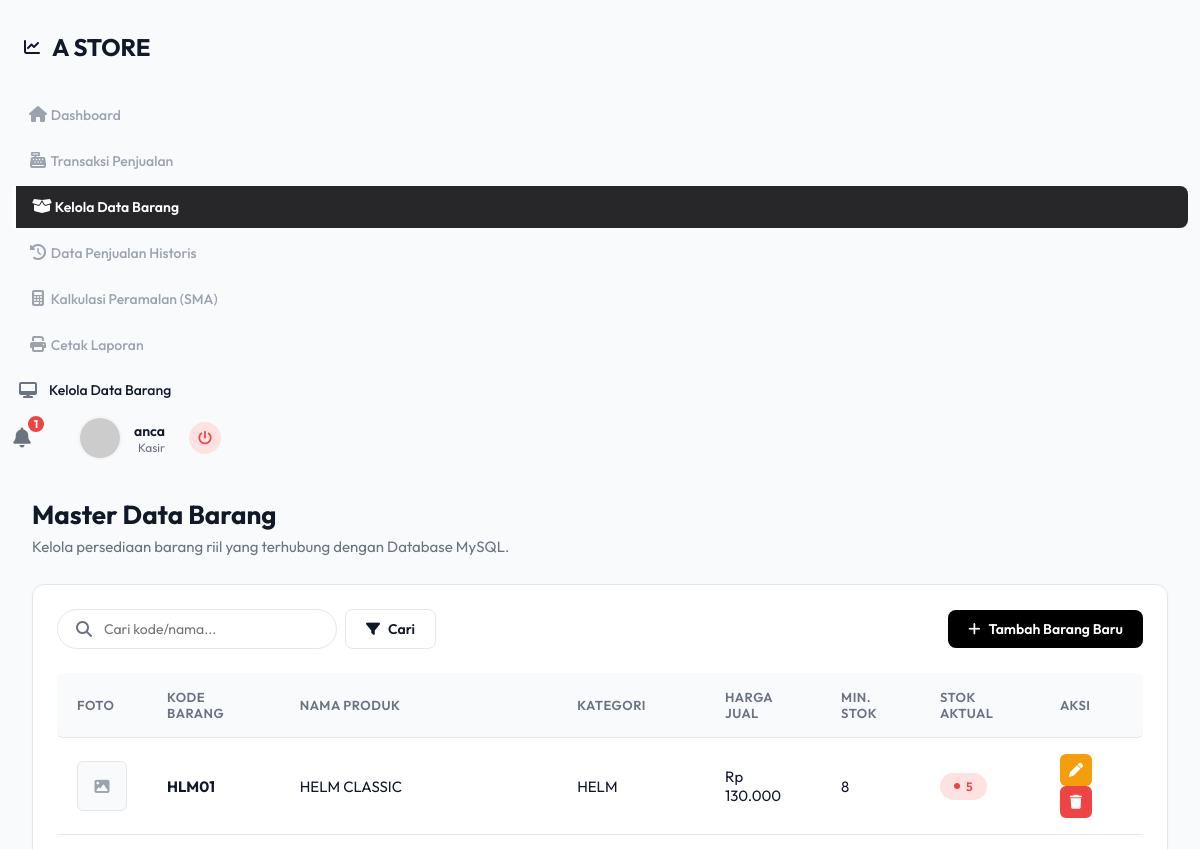
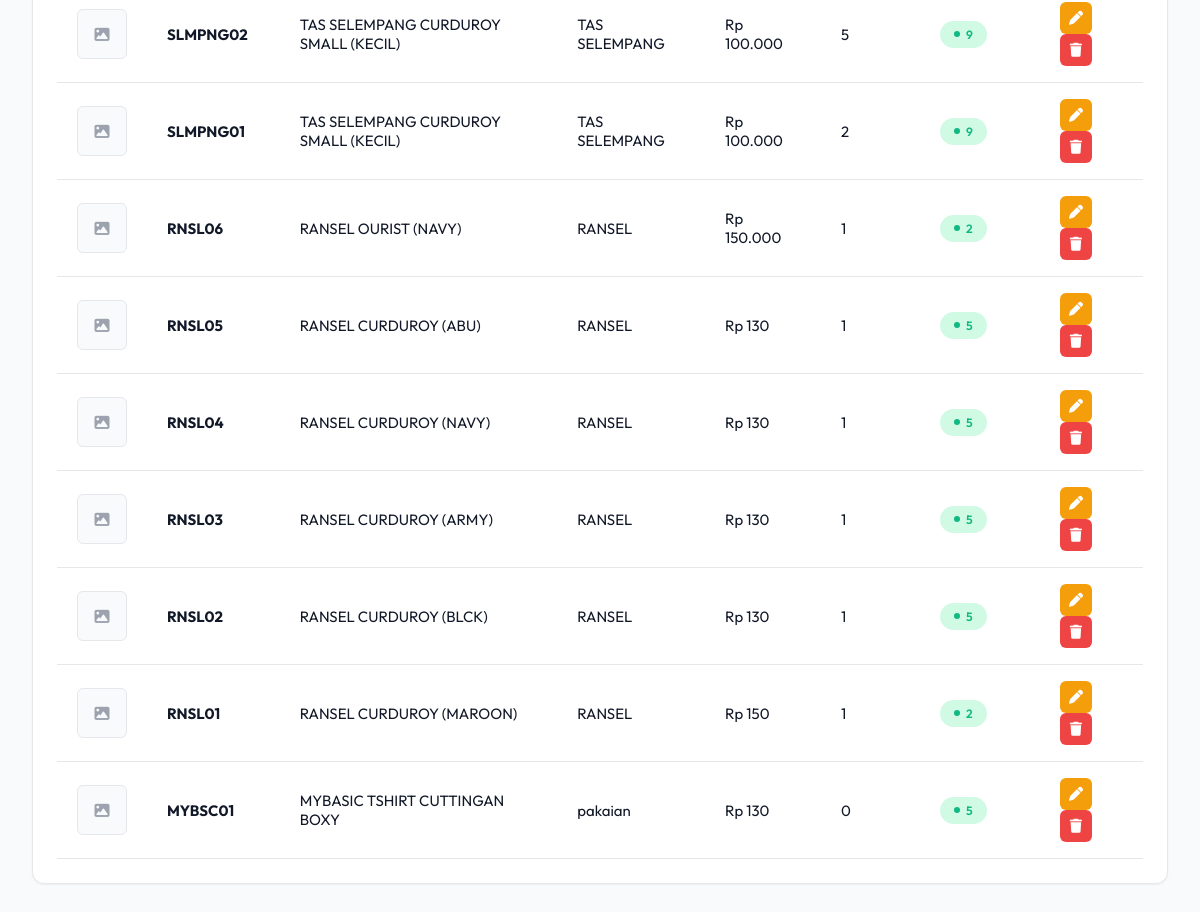
The app's page /kelola_barang.php (signed in) with its own data (2 pictures, top to bottom).
### tables this page shows
CREATE TABLE `tbl_barang` (

  `id_barang` int(11) NOT NULL,

  `kode_barang` varchar(20) NOT NULL,

  `nama_produk` varchar(100) NOT NULL,

  `kategori` varchar(50) NOT NULL,

  `harga_beli` int(11) NOT NULL DEFAULT 0,

  `harga_jual` int(11) NOT NULL DEFAULT 0,

  `stok_min` int(11) NOT NULL,

  `satuan` varchar(20) DEFAULT 'Pcs',

  `deskripsi` text DEFAULT NULL,

  `stok_aktual` int(11) NOT NULL,

  `foto_barang` varchar(255) DEFAULT NULL

);

### config.php (called while the page is built, shortened)
<?php
function get_query($conn, $query) {
    $result = $conn->query($query);
    return $result;
}
?>

### kelola_barang.php (the view, shortened to what this page needs)
<?php
include 'config.php';
$pageTitle = "Kelola Data Barang";
?>
<!DOCTYPE html>
<html lang="id">
<head>
    <link rel="stylesheet" href="https://cdnjs.cloudflare.com/ajax/libs/font-awesome/6.4.0/css/all.min.css">
    <link rel="stylesheet" href="assets/css/sweetalert2.min.css">
    <link rel="stylesheet" href="assets/css/style.css">
</head>
<body>
    <div class="layout-wrapper">
        <?php include 'includes/sidebar.php'; ?>
        <div class="main-content">
            <?php include 'includes/topbar.php'; ?>
            <main class="dashboard-content">
                <div class="page-header">
                    <h2>Master Data Barang</h2>
                    <p>Kelola persediaan barang riil yang terhubung dengan Database MySQL.</p>
                </div>
                <div class="chart-card">
                    <div class="action-bar">
                        <form action="" method="GET" style="display:flex;">
                            <div class="search-bar" style="background:#fff; border:1px solid var(--border-color); width:280px; margin-bottom:0;">
                                <i class="fa-solid fa-search"></i>
                                <input type="text" name="cari" placeholder="Cari kode/nama..." value="<?= isset($_GET['cari']) ? htmlspecialchars($_GET['cari']) : '' ?>">
                            </div>
                            <button type="submit" class="btn btn-outline" style="margin-left:8px;"><i class="fa-solid fa-filter"></i> Cari</button>
                        </form>
                        <div class="action-buttons">
                            <button class="btn btn-primary" onclick="openModal('modalTambah')"><i class="fa-solid fa-plus"></i> Tambah Barang Baru</button>
                        </div>
                    </div>
                    <div class="table-responsive">
                        <table class="data-table">
                            <thead>
                                <tr>
                                    <th>Foto</th>
                                    <th>Kode Barang</th>
                                    <th>Nama Produk</th>
                                    <th>Kategori</th>
                                    <th>Harga Jual</th>
                                    <th>Min. Stok</th>
                                    <th>Stok Aktual</th>
                                    <th>Aksi</th>
                                </tr>
                            </thead>
                            <tbody>
                                <?php
                                $sql = "SELECT * FROM tbl_barang";
                                $sql .= " ORDER BY id_barang DESC";
                                $query = get_query($conn, $sql);
                                if($query->num_rows > 0):
                                    while($row = $query->fetch_assoc()):
                                        $statusStok = ($row['stok_aktual'] <= $row['stok_min']) ? 'status-danger' : 'status-good';
                                ?>
                                <tr>
                                    <td>
                                        <?php if($row['foto_barang'] && file_exists('assets/img/barang/'.$row['foto_barang'])): ?>
                                            <img src="assets/img/barang/<?= $row['foto_barang'] ?>" alt="Foto" style="width: 50px; height: 50px; object-fit: cover; border-radius: 6px; border: 1px solid var(--border-color);">
                                        <?php else: ?>
                                            <div style="width: 50px; height: 50px; background: var(--bg-body); border-radius: 6px; display: flex; align-items: center; justify-content: center; color: var(--text-light); border: 1px solid var(--border-color);">
                                                <i class="fa-solid fa-image"></i>
                                            </div>
                                        <?php endif; ?>
                                    </td>
                                    <td><strong><?= $row['kode_barang'] ?></strong></td>
                                    <td><?= $row['nama_produk'] ?></td>
                                    <td><?= $row['kategori'] ?></td>
                                    <td>Rp <?= number_format($row['harga_jual'],0,',','.') ?></td>
                                    <td><?= $row['stok_min'] ?></td>
                                    <td><span class="status <?= $statusStok ?>"><?= $row['stok_aktual'] ?></span></td>
                                    <td>
                                        <button class="btn-action-icon btn-edit" onclick="editData(<?= htmlspecialchars(json_encode($row)) ?>)" title="Edit Data"><i class="fa-solid fa-pen"></i></button>
                                        <form action="action_barang.php" method="POST" style="display:inline;" onsubmit="return confirmDeleteForm(event, this, 'Yakin ingin menghapus barang <?= htmlspecialchars($row['nama_produk'], ENT_QUOTES) ?>?');">
                                            <button type="submit" class="btn-action-icon btn-delete" title="Hapus"><i class="fa-solid fa-trash"></i></button>
                                        </form>
                                    </td>
                                </tr>
                                <?php
                                    endwhile;
                                else:
                                ?>
                                <tr><td colspan="8" style="text-align:center; padding:30px; color:var(--text-muted)">Tidak ada data barang ditemukan.</td></tr>
                                <?php endif; ?>
                            </tbody>
                        </table>
                    </div>
                </div>
            </main>
        </div>
    </div>
</body>
</html>

### includes/sidebar.php
<?php
$currentPage = basename($_SERVER['PHP_SELF']);
?>
<aside class="sidebar">
    <div class="sidebar-header">
        <i class="fa-solid fa-chart-line logo-icon"></i>
        <h1 class="logo-text">A STORE</h1>
    </div>
    <nav class="sidebar-nav">
        <ul class="nav-links">
            <li class="nav-item <?= ($currentPage == 'index.php') ? 'active' : ''; ?>">
                <a href="index.php" class="nav-link">
                    <i class="fa-solid fa-house"></i>
                    <span>Dashboard</span>
                </a>
            </li>
            <li class="nav-item <?= ($currentPage == 'penjualan.php') ? 'active' : ''; ?>">
                <a href="penjualan.php" class="nav-link">
                    <i class="fa-solid fa-cash-register"></i>
                    <span>Transaksi Penjualan</span>
                </a>
            </li>
            <li class="nav-item <?= ($currentPage == 'kelola_barang.php') ? 'active' : ''; ?>">
                <a href="kelola_barang.php" class="nav-link">
                    <i class="fa-solid fa-box-open"></i>
                    <span>Kelola Data Barang</span>
                </a>
            </li>
            <li class="nav-item <?= ($currentPage == 'historis_penjualan.php') ? 'active' : ''; ?>">
                <a href="historis_penjualan.php" class="nav-link">
                    <i class="fa-solid fa-clock-rotate-left"></i>
                    <span>Data Penjualan Historis</span>
                </a>
            </li>
            <li class="nav-item <?= ($currentPage == 'kalkulasi_sma.php') ? 'active' : ''; ?>">
                <a href="kalkulasi_sma.php" class="nav-link">
                    <i class="fa-solid fa-calculator"></i>
                    <span>Kalkulasi Peramalan (SMA)</span>
                </a>
            </li>
            <li class="nav-item <?= ($currentPage == 'laporan.php') ? 'active' : ''; ?>">
                <a href="laporan.php" class="nav-link">
                    <i class="fa-solid fa-print"></i>
                    <span>Cetak Laporan</span>
                </a>
            </li>
        </ul>
    </nav>
</aside>

### includes/topbar.php (shortened to what this page needs)
<header class="topbar">
    <div class="search-bar">
        <i class="fa-solid fa-desktop"></i>
        <input type="text" value="<?= isset($pageTitle) ? $pageTitle : 'Sistem Business Intelligence A STORE'; ?>" disabled style="background:transparent; color:var(--text-main); font-weight:500;">
    </div>
    <div class="user-controls">
        <div class="notification-trigger">
            <i class="fa-solid fa-bell"></i>
            <?php
            include_once 'config.php';
            $cekKritis = get_query($conn, "SELECT COUNT(*) as jml FROM tbl_barang WHERE stok_aktual <= stok_min");
            $dataKritis = $cekKritis->fetch_assoc();
            if ($dataKritis['jml'] > 0):
            ?>
                <span class="badge pulse-animation"><?= $dataKritis['jml'] ?></span>
            <?php endif; ?>
        </div>
        <div class="user-profile">
            <?php
            $namaUser  = isset($_SESSION['nama_lengkap']) ? $_SESSION['nama_lengkap'] : 'Admin Store';
            $roleUser  = isset($_SESSION['role'])         ? $_SESSION['role']          : 'Administrator BI';
            $fotoProfil = $_SESSION['foto_profil'] ?? null;
            $avatarDoc  = __DIR__ . '/../assets/img/profil/' . $fotoProfil;
            if ($fotoProfil && file_exists($avatarDoc)) {
                $avatarUrl = 'assets/img/profil/' . htmlspecialchars($fotoProfil);
            } else {
                $avatarUrl = "https://ui-avatars.com/api/?name=" . urlencode($namaUser) . "&background=0284C7&color=fff&rounded=true";
            }
            ?>
            <img src="<?= $avatarUrl ?>" alt="Profile" class="avatar" style="object-fit:cover;">
            <div class="user-info">
                <span class="user-name"><?= htmlspecialchars($namaUser) ?></span>
                <span class="user-role"><?= htmlspecialchars($roleUser) ?></span>
            </div>
            <a href="logout.php" style="margin-left: 12px; color: var(--danger-color); padding: 8px; border-radius: 50%; background: var(--danger-light); display: flex; align-items: center; justify-content: center; width: 32px; height: 32px;" title="Logout">
                <i class="fa-solid fa-power-off" style="font-size: 14px;"></i>
            </a>
        </div>
    </div>
</header>

### kelola_barang.php (style rules this page uses)
.action-bar { display: flex; justify-content: space-between; align-items: center; margin-bottom: 24px; flex-wrap: wrap; gap: 16px; }
.action-buttons { display: flex; gap: 12px; }
.btn-outline { background: transparent; border: 1px solid var(--border-color); color: var(--text-main); }
.btn-action-icon { width: 32px; height: 32px; border-radius: 6px; display: inline-flex; align-items: center; justify-content: center; border: none; cursor: pointer; color: white; margin-right: 4px; font-size:14px; }
.btn-edit { background: var(--warning-color); }
.btn-delete { background: var(--danger-color); }

### records on screen
tbl_barang: kode_barang "HLM01", nama_produk "HELM CLASSIC", kategori "HELM", harga_jual "130.000", stok_min "8", stok_aktual "5"
tbl_barang: kode_barang "SLMPNG02", nama_produk "TAS SELEMPANG CURDUROY SMALL (KECIL)", kategori "TAS SELEMPANG", harga_jual "100.000", stok_min "5", stok_aktual "9"
tbl_barang: kode_barang "SLMPNG01", nama_produk "TAS SELEMPANG CURDUROY SMALL (KECIL)", kategori "TAS SELEMPANG", harga_jual "100.000", stok_min "2", stok_aktual "9"
tbl_barang: kode_barang "RNSL06", nama_produk "RANSEL OURIST (NAVY)", kategori "RANSEL", harga_jual "150.000", stok_min "1", stok_aktual "2"
tbl_barang: kode_barang "RNSL05", nama_produk "RANSEL CURDUROY (ABU)", kategori "RANSEL", harga_jual "130", stok_min "1", stok_aktual "5"
tbl_barang: kode_barang "RNSL04", nama_produk "RANSEL CURDUROY (NAVY)", kategori "RANSEL", harga_jual "130", stok_min "1", stok_aktual "5"
tbl_barang: kode_barang "RNSL03", nama_produk "RANSEL CURDUROY (ARMY)", kategori "RANSEL", harga_jual "130", stok_min "1", stok_aktual "5"
tbl_barang: kode_barang "RNSL02", nama_produk "RANSEL CURDUROY (BLCK)", kategori "RANSEL", harga_jual "130", stok_min "1", stok_aktual "5"
tbl_barang: kode_barang "RNSL01", nama_produk "RANSEL CURDUROY (MAROON)", kategori "RANSEL", harga_jual "150", stok_min "1", stok_aktual "2"
tbl_barang: kode_barang "MYBSC01", nama_produk "MYBASIC TSHIRT CUTTINGAN BOXY", kategori "pakaian", harga_jual "130", stok_min "0", stok_aktual "5"

### other values on screen
$dataKritis['jml'] "1"
$namaUser "anca"
$roleUser "Kasir"
